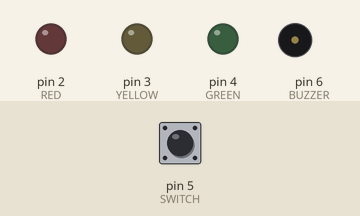
Recording of a sketch running on a simulated Arduino Uno, built with avr-gcc and run on an emulated ATmega328P. On the bench: output pins drawn as LEDs (lit = HIGH), buzzer (waves = sounding). Dashed ring = blinking. The inputs (shaded band) are chosen by the test bench; at power-on: pin 5 (SWITCH) HIGH.

Above: at 1.2 s.
1.3 s: pin 5 (SWITCH) pulled LOW for 3.2 s
At 2.3 s:
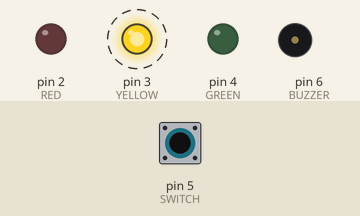
At 5.6 s:
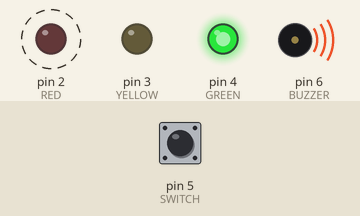
6.0 s: pin 5 (SWITCH) pulled LOW for 1 s
At 7.9 s:
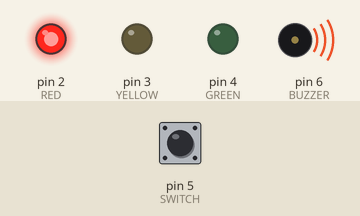
Timing chart, 0 to 9.4 s (numbered marks = the images above; inputs shaded):
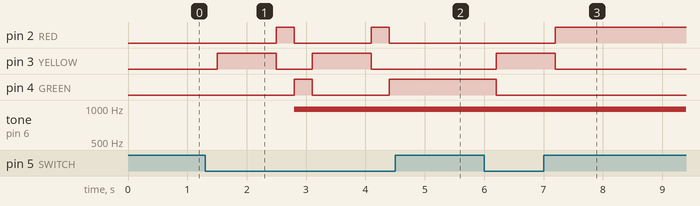

The sketch:

traffic_light.ino
```cpp
#define RED 2
#define YELLOW 3
#define GREEN 4
#define SWITCH 5
#define BUZZER 6
#define SWITCH_PRESSED LOW
#define SWITCH_UNPRESSED HIGH
String now="green";
void setup() {
  // put your setup code here, to run once:
  pinMode(RED,OUTPUT);
  pinMode(YELLOW,OUTPUT);
  pinMode(GREEN,OUTPUT);
  pinMode(SWITCH,INPUT);
  now = "green";
  Serial.begin(9600);
}
void detect() {
  if (now == "red"){
    digitalWrite(GREEN,HIGH);
    digitalWrite(RED,LOW);
    //digitalWrite(YELLOW,LOW);
    analogWrite(BUZZER,1);
    now="green";
  } else if (now=="green") {
    analogWrite(BUZZER,0);
    digitalWrite(GREEN,LOW);
    digitalWrite(YELLOW,HIGH);
    delay(1000);
    digitalWrite(YELLOW,LOW);
    digitalWrite(RED,HIGH);
    now="red";
  }
}

void loop() {
  if (digitalRead(SWITCH) == SWITCH_PRESSED) {
    delay(200);
    if (digitalRead(SWITCH) == SWITCH_PRESSED) {
      detect();
    }
  }
  delay(100);
}
```

Measured:
- after the input at 1.3 s, pin 2 (RED): alternates HIGH for 0.30 s and LOW for 1.3 s, starting after 1.2 s; pin 3 (YELLOW): alternates HIGH for 1.0 s and LOW for 0.60 s, 4 changes in all, then stays LOW, starting after 0.20 s
- after the input at 6.0 s, pin 2 (RED): LOW → HIGH after 1.2 s; pin 3 (YELLOW): LOW → HIGH after 0.20 s, → LOW 1.0 s later; pin 4 (GREEN): HIGH → LOW after 0.20 s
